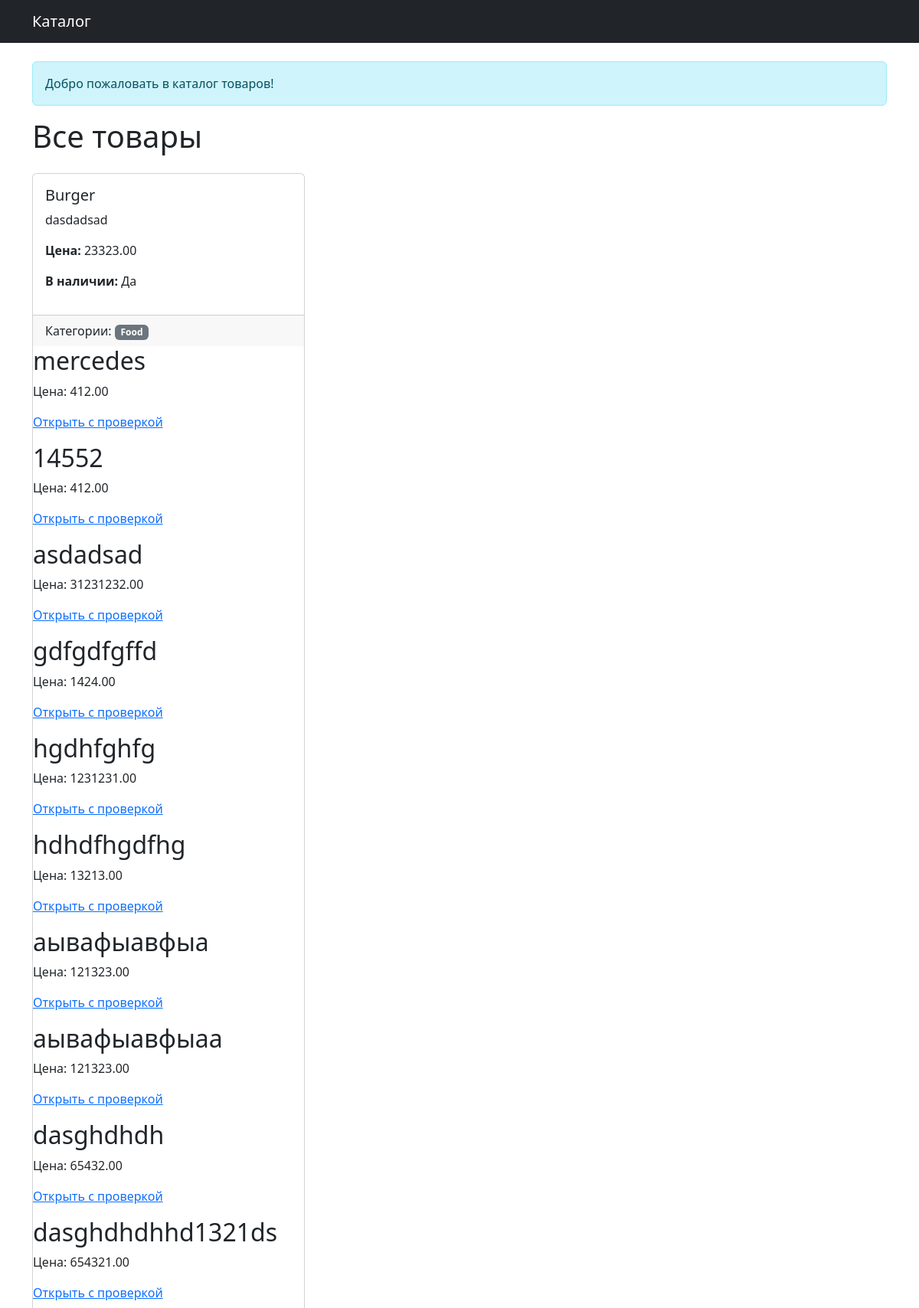
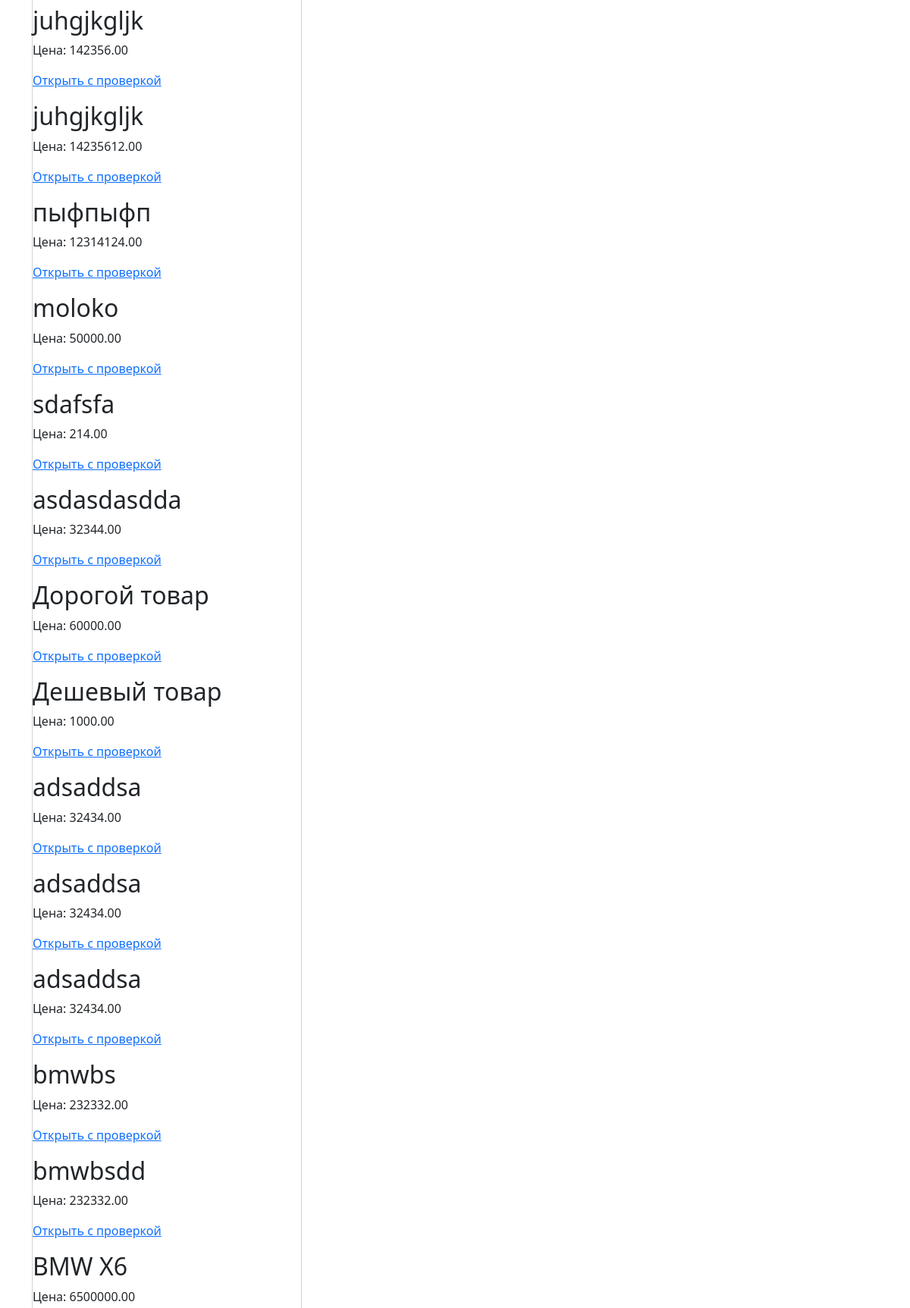
Page /shop/list/?page=9 (upper part) on the committed database (2 pictures, top to bottom).
### shop/models.py (models this page shows, shortened)
class Product(models.Model):
    title = models.CharField(max_length=30, verbose_name='название')
    description = models.TextField(verbose_name='описание', blank=True)
    price = models.DecimalField(max_digits=10,decimal_places=2, verbose_name='цена')
    available = models.BooleanField(verbose_name='наличие', default=True)
    data_added = models.DateField(auto_now_add=True, verbose_name='дата добавления')
    categories = models.ManyToManyField('Category', related_name='products')
    objects = ProductManager()

class Category(models.Model):
    name = models.CharField(max_length=50)
    description = models.TextField(default='без описания')

### shop/views.py (the view)
# urls.py: path('list/', product_list, name='product_list'),
def product_list(request):
    products = Product.objects.all()
    signed_products = []
    for p in products:
        signed_id = signing.dumps({"id": p.id})
        signed_products.append((p, signed_id))
    paginator = Paginator(products, 3)
    page_number = request.GET.get('page')
    page_obj = paginator.get_page(page_number)
    return render(request, 'products_list.html', {'products': page_obj.object_list, 'page_obj' : page_obj, 'signed_products': signed_products})

### shop/models.py (called while the page is built)
    def get_queryset(self):
        return ProductQuerySet(self.model, using=self._db)

### shop/templates/products_list.html (shortened to what this page needs)
<!DOCTYPE html>
<html>
<head>
    <link href="https://cdn.jsdelivr.net/npm/bootstrap@5.3.2/dist/css/bootstrap.min.css" rel="stylesheet">
</head>
<body class="d-flex flex-column min-vh-100">
<nav class="navbar navbar-expand-lg navbar-dark bg-dark">
  <div class="container">
    <a class="navbar-brand" href="#">Каталог</a>
  </div>
</nav>
<div class="container my-4">
    <div class="alert alert-info">Добро пожаловать в каталог товаров!</div>
    <h1 class="mb-4">Все товары</h1>
    {% if products %}
        <div class="row g-4">
        {% for product in products %}
            <div class="col-md-4">
                <div class="card h-100">
                    <div class="card-body">
                        <h5 class="card-title">{{ product.title }}</h5>
                        <p class="card-text">{{ product.description|truncatechars:100 }}</p>
                        <p><strong>Цена:</strong> {{ product.price }}</p>
                        <p><strong>В наличии:</strong> {{ product.available|yesno:"Да,Нет" }}</p>
                    </div>
                    <div class="card-footer">
                        Категории:
                        {% for cat in product.categories.all %}
                            <span class="badge bg-secondary">{{ cat.name }}</span>
                        {% empty %}
                            <span class="text-muted">Нет категорий</span>
                        {% endfor %}
                    </div>
                    {% for product, signed_id in signed_products %}
                  <div>
                    <h2>{{ product.title }}</h2>
                    <p>Цена: {{ product.price }}</p>
                    <p>
                      <a href="{% url 'check_product' signed_id %}">Открыть с проверкой</a>
                    </p>
                  </div>
                {% endfor %}
                </div>
            </div>
        {% endfor %}
        </div>
    {% else %}
        <div class="alert alert-warning">Товаров пока нет.</div>
    {% endif %}
</div>
</body>
</html>

### rows in the picture
Product: title "Burger", description "dasdadsad", price "23323.00", available "Да"
Category: name "Food"
Product: title "mercedes", price "412.00"
Product: title "14552", price "412.00"
Product: title "asdadsad", price "31231232.00"
Product: title "gdfgdfgffd", price "1424.00"
Product: title "hgdhfghfg", price "1231231.00"
Product: title "hdhdfhgdfhg", price "13213.00"
Product: title "аывафыавфыа", price "121323.00"
Product: title "аывафыавфыаa", price "121323.00"
Product: title "dasghdhdh", price "65432.00"
Product: title "dasghdhdhhd1321ds", price "654321.00"
Product: title "juhgjkgljk", price "142356.00"
Product: title "juhgjkgljk", price "14235612.00"
Product: title "пыфпыфп", price "12314124.00"
Product: title "moloko", price "50000.00"
Product: title "sdafsfa", price "214.00"
Product: title "asdasdasdda", price "32344.00"
Product: title "Дорогой товар", price "60000.00"
Product: title "Дешевый товар", price "1000.00"
Product: title "adsaddsa", price "32434.00"
Product: title "adsaddsa", price "32434.00"
Product: title "adsaddsa", price "32434.00"
Product: title "bmwbs", price "232332.00"
Product: title "bmwbsdd", price "232332.00"
Product: title "BMW X6", price "6500000.00"
